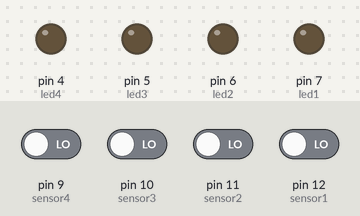
The sketch below on a simulated Arduino Uno, built with avr-gcc and run on an emulated ATmega328P. Parts: output pins drawn as LEDs (lit = HIGH). The inputs (shaded band) are chosen by the test bench; at power-on: pin 9 (sensor4), pin 10 (sensor3), pin 11 (sensor2), pin 12 (sensor1) LOW.

Above: at 1.2 s.
1.3 s: pin 9 (sensor4) driven HIGH
At 2.1 s:
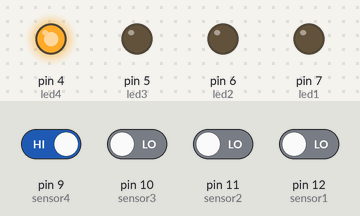
2.8 s: pin 10 (sensor3) driven HIGH
At 3.3 s:
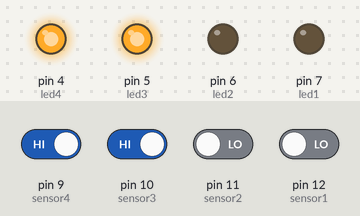
4.3 s: pin 11 (sensor2) driven HIGH
At 5.5 s:
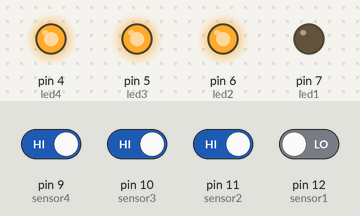
5.8 s: pin 12 (sensor1) driven HIGH
At 6.8 s:
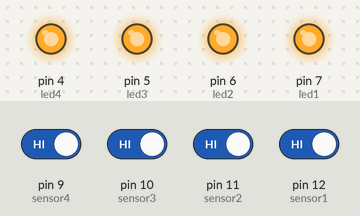
7.3 s: pin 9 (sensor4) driven LOW
At 7.9 s:
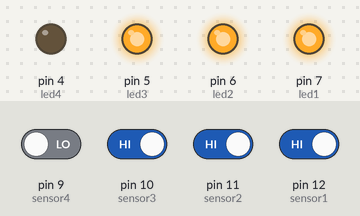
8.8 s: pin 10 (sensor3) driven LOW
At 10.2 s:
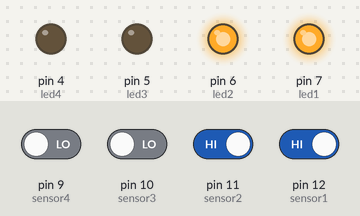
Timing chart, 0 to 11.3 s (numbered marks = the images above; inputs shaded):
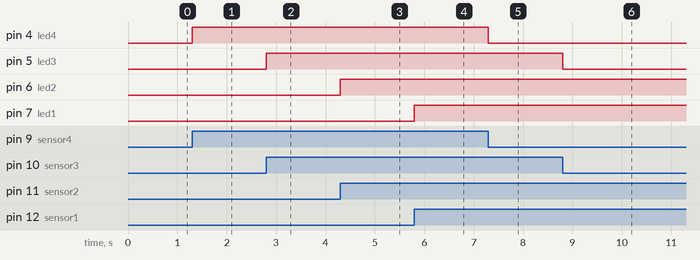

Measured:
- after the input at 1.3 s, pin 4 (led4): LOW → HIGH at once
- after the input at 2.8 s, pin 5 (led3): LOW → HIGH at once
- after the input at 4.3 s, pin 6 (led2): LOW → HIGH at once
- after the input at 5.8 s, pin 7 (led1): LOW → HIGH at once
- after the input at 7.3 s, pin 4 (led4): HIGH → LOW at once
- after the input at 8.8 s, pin 5 (led3): HIGH → LOW at once

The sketch:

motion_detector_code.ino
```cpp
int led1 = 7;
int led2 = 6;
int led3 = 5;
int led4 = 4;

int sensor1 = 12;
int sensor2 = 11;
int sensor3 = 10;
int sensor4 = 9;


void setup() {
  pinMode(led1, OUTPUT);
  pinMode(led2, OUTPUT);
  pinMode(led3, OUTPUT);
  pinMode(led4, OUTPUT);

  pinMode(sensor1, INPUT);
  pinMode(sensor2, INPUT);
  pinMode(sensor3, INPUT);
  pinMode(sensor4, INPUT);

  Serial.begin(9600);
}

void loop() {
  if (digitalRead(sensor1) == HIGH) {
    digitalWrite(led1, HIGH);
  }

  if (digitalRead(sensor1) == LOW) {
    digitalWrite(led1, LOW);
  }


  if (digitalRead(sensor2) == HIGH) {
    digitalWrite(led2, HIGH);
  }

  if (digitalRead(sensor2) == LOW) {
    digitalWrite(led2, LOW);
  }


  if (digitalRead(sensor3) == HIGH) {
    digitalWrite(led3, HIGH);
  }

  if (digitalRead(sensor3) == LOW) {
    digitalWrite(led3, LOW);
  }


  if (digitalRead(sensor4) == HIGH) {
    digitalWrite(led4, HIGH);
  }

  if (digitalRead(sensor4) == LOW) {
    digitalWrite(led4, LOW);
  }
}
```
